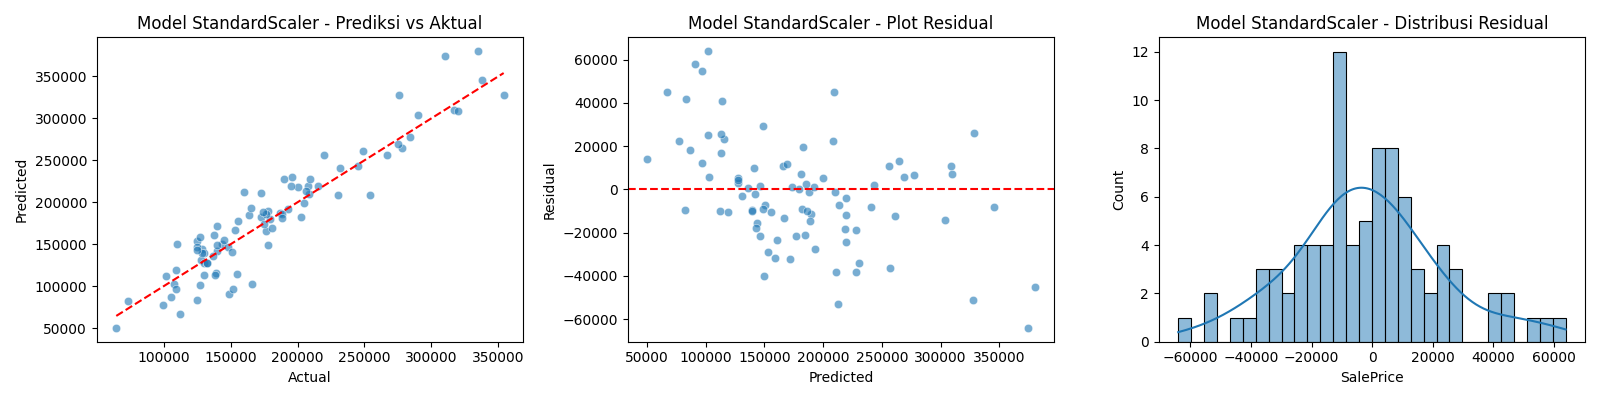

Python code for this plot:
import pandas as pd
import numpy as np
import matplotlib.pyplot as plt
import seaborn as sns
from sklearn.linear_model import LinearRegression
from sklearn.metrics import mean_squared_error, r2_score
from sklearn.preprocessing import StandardScaler, MinMaxScaler
from sklearn.model_selection import train_test_split
from sklearn.impute import SimpleImputer

# Load data
df_raw = pd.read_csv("/content/supervised-learning-DillaRegita/train.csv", delimiter=';')
df_clean = pd.read_csv("/content/supervised-learning-DillaRegita/train_clean.csv", delimiter=';')

# -------------------- 
# MODEL DENGAN OUTLIER 
# --------------------
X_raw = pd.get_dummies(df_raw.drop(columns=['SalePrice']), drop_first=True)
y_raw = df_raw['SalePrice']

# Impute missing values in the features using mean strategy
imputer = SimpleImputer(strategy='mean')
X_raw = imputer.fit_transform(X_raw)

X_train_raw, X_test_raw, y_train_raw, y_test_raw = train_test_split(X_raw, y_raw, test_size=0.2, random_state=42)

model_raw = LinearRegression()
model_raw.fit(X_train_raw, y_train_raw)
y_pred_raw = model_raw.predict(X_test_raw)

# ---------------------------- 
# MODEL TANPA OUTLIER & SCALING 
# ----------------------------
X_clean = pd.get_dummies(df_clean.drop(columns=['SalePrice']), drop_first=True)
y_clean = df_clean['SalePrice']

# Impute missing values in the features using mean strategy
X_clean = imputer.fit_transform(X_clean)

# Agar kolomnya tetap konsisten antara train & test
X_train, X_test, y_train, y_test = train_test_split(X_clean, y_clean, test_size=0.2, random_state=42)
X_train, X_test = pd.DataFrame(X_train), pd.DataFrame(X_test)
X_train, X_test = X_train.align(X_test, join='left', axis=1, fill_value=0)

# MinMaxScaler
scaler_minmax = MinMaxScaler()
X_train_minmax = scaler_minmax.fit_transform(X_train)
X_test_minmax = scaler_minmax.transform(X_test)
model_minmax = LinearRegression()
model_minmax.fit(X_train_minmax, y_train)
y_pred_minmax = model_minmax.predict(X_test_minmax)

# StandardScaler
scaler_std = StandardScaler()
X_train_std = scaler_std.fit_transform(X_train)
X_test_std = scaler_std.transform(X_test)
model_std = LinearRegression()
model_std.fit(X_train_std, y_train)
y_pred_std = model_std.predict(X_test_std)

# -------------------- 
# VISUALISASI HASIL 
# --------------------

def plot_results(y_true, y_pred, title):
    residuals = y_true - y_pred

    plt.figure(figsize=(16, 4))

    # Scatter plot: Actual vs Predicted
    plt.subplot(1, 3, 1)
    sns.scatterplot(x=y_true, y=y_pred, alpha=0.6)
    plt.plot([y_true.min(), y_true.max()], [y_true.min(), y_true.max()], 'r--')
    plt.xlabel('Actual')
    plt.ylabel('Predicted')
    plt.title(f'{title} - Prediksi vs Aktual')

    # Residual plot
    plt.subplot(1, 3, 2)
    sns.scatterplot(x=y_pred, y=residuals, alpha=0.6)
    plt.axhline(0, color='red', linestyle='--')
    plt.xlabel('Predicted')
    plt.ylabel('Residual')
    plt.title(f'{title} - Plot Residual')

    # Histogram residuals
    plt.subplot(1, 3, 3)
    sns.histplot(residuals, kde=True, bins=30)
    plt.title(f'{title} - Distribusi Residual')

    plt.tight_layout()

    # Save plot to file
    plt.savefig(f'/content/supervised-learning-DillaRegita/Linear_Regression.png')
    plt.close()

# Evaluasi & visualisasi
print("Model dengan Outlier")
print("MSE:", mean_squared_error(y_test_raw, y_pred_raw))
print("R2:", r2_score(y_test_raw, y_pred_raw))
plot_results(y_test_raw, y_pred_raw, "Model dengan Outlier")

print("Model MinMaxScaler")
print("MSE:", mean_squared_error(y_test, y_pred_minmax))
print("R2:", r2_score(y_test, y_pred_minmax))
plot_results(y_test, y_pred_minmax, "Model MinMaxScaler")

print("Model StandardScaler")
print("MSE:", mean_squared_error(y_test, y_pred_std))
print("R2:", r2_score(y_test, y_pred_std))
plot_results(y_test, y_pred_std, "Model StandardScaler")
